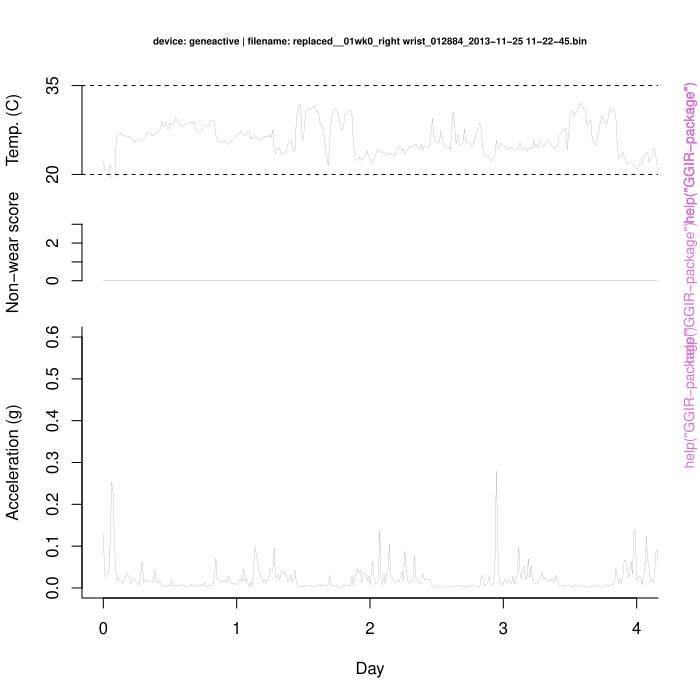

Here is the R script that generated this plot:
pkgname <- "GGIR"
source(file.path(R.home("share"), "R", "examples-header.R"))
options(warn = 1)
base::assign(".ExTimings", "GGIR-Ex.timings", pos = 'CheckExEnv')
base::cat("name\tuser\tsystem\telapsed\n", file=base::get(".ExTimings", pos = 'CheckExEnv'))
base::assign(".format_ptime",
function(x) {
  if(!is.na(x[4L])) x[1L] <- x[1L] + x[4L]
  if(!is.na(x[5L])) x[2L] <- x[2L] + x[5L]
  options(OutDec = '.')
  format(x[1L:3L], digits = 7L)
},
pos = 'CheckExEnv')

### * </HEADER>
library('GGIR')

base::assign(".oldSearch", base::search(), pos = 'CheckExEnv')
cleanEx()
nameEx("GGIR-package")
### * GGIR-package

flush(stderr()); flush(stdout())

base::assign(".ptime", proc.time(), pos = "CheckExEnv")
### Name: GGIR-package
### Title: A package to process multi-day raw accelerometer data
### Aliases: GGIR-package GGIR

### ** Examples

## Not run: 
##D   #inspect file:
##D   I = g.inspectfile(datafile)
##D   
##D   #autocalibration:
##D   C = g.calibrate(datafile)
##D   
##D   #get meta-data:
##D   M = g.getmeta(datafile)
## End(Not run)
data(data.getmeta)
data(data.inspectfile)
data(data.calibrate)

#impute meta-data:
IMP = g.impute(M = data.getmeta, I = data.inspectfile)
#analyse and produce summary:
A = g.analyse(I = data.inspectfile, C = data.calibrate, M = data.getmeta, IMP)
#plot data
g.plot(IMP, M = data.getmeta, I = data.inspectfile, durplot=4)



base::assign(".dptime", (proc.time() - get(".ptime", pos = "CheckExEnv")), pos = "CheckExEnv")
base::cat("GGIR-package", base::get(".format_ptime", pos = 'CheckExEnv')(get(".dptime", pos = "CheckExEnv")), "\n", file=base::get(".ExTimings", pos = 'CheckExEnv'), append=TRUE, sep="\t")
cleanEx()
nameEx("data.calibrate")
### * data.calibrate

flush(stderr()); flush(stdout())

base::assign(".ptime", proc.time(), pos = "CheckExEnv")
### Name: data.calibrate
### Title: Example output from g.calibrate
### Aliases: data.calibrate
### Keywords: datasets

### ** Examples

data(data.calibrate)



base::assign(".dptime", (proc.time() - get(".ptime", pos = "CheckExEnv")), pos = "CheckExEnv")
base::cat("data.calibrate", base::get(".format_ptime", pos = 'CheckExEnv')(get(".dptime", pos = "CheckExEnv")), "\n", file=base::get(".ExTimings", pos = 'CheckExEnv'), append=TRUE, sep="\t")
cleanEx()
nameEx("data.getmeta")
### * data.getmeta

flush(stderr()); flush(stdout())

base::assign(".ptime", proc.time(), pos = "CheckExEnv")
### Name: data.getmeta
### Title: Example output from g.getmeta
### Aliases: data.getmeta
### Keywords: datasets

### ** Examples

data(data.getmeta)



base::assign(".dptime", (proc.time() - get(".ptime", pos = "CheckExEnv")), pos = "CheckExEnv")
base::cat("data.getmeta", base::get(".format_ptime", pos = 'CheckExEnv')(get(".dptime", pos = "CheckExEnv")), "\n", file=base::get(".ExTimings", pos = 'CheckExEnv'), append=TRUE, sep="\t")
cleanEx()
nameEx("data.inspectfile")
### * data.inspectfile

flush(stderr()); flush(stdout())

base::assign(".ptime", proc.time(), pos = "CheckExEnv")
### Name: data.inspectfile
### Title: Example output from g.inspectfile
### Aliases: data.inspectfile
### Keywords: datasets

### ** Examples

data(data.inspectfile)



base::assign(".dptime", (proc.time() - get(".ptime", pos = "CheckExEnv")), pos = "CheckExEnv")
base::cat("data.inspectfile", base::get(".format_ptime", pos = 'CheckExEnv')(get(".dptime", pos = "CheckExEnv")), "\n", file=base::get(".ExTimings", pos = 'CheckExEnv'), append=TRUE, sep="\t")
cleanEx()
nameEx("g.analyse")
### * g.analyse

flush(stderr()); flush(stdout())

base::assign(".ptime", proc.time(), pos = "CheckExEnv")
### Name: g.analyse
### Title: function to analsyse meta-data generated by g.getmeta and
###   g.impute
### Aliases: g.analyse

### ** Examples

data(data.getmeta)
data(data.inspectfile)
data(data.calibrate)
## Not run: 
##D   #inspect file:
##D   I = g.inspectfile(datafile)
##D   
##D   #autocalibration:
##D   C = g.calibrate(datafile) 
##D   
##D   #get meta-data:
##D   M = g.getmeta(datafile, desiredtz = "Europe/London", windowsizes = c(5, 900, 3600),
##D   daylimit = FALSE, offset = c(0, 0, 0), scale = c(1, 1, 1), tempoffset = c(0, 0, 0))
## End(Not run)


#impute meta-data:
IMP = g.impute(M = data.getmeta, I = data.inspectfile)

#analyse and produce summary:
A = g.analyse(I = data.inspectfile, C = data.calibrate, M = data.getmeta, IMP)




base::assign(".dptime", (proc.time() - get(".ptime", pos = "CheckExEnv")), pos = "CheckExEnv")
base::cat("g.analyse", base::get(".format_ptime", pos = 'CheckExEnv')(get(".dptime", pos = "CheckExEnv")), "\n", file=base::get(".ExTimings", pos = 'CheckExEnv'), append=TRUE, sep="\t")
cleanEx()
nameEx("g.calibrate")
### * g.calibrate

flush(stderr()); flush(stdout())

base::assign(".ptime", proc.time(), pos = "CheckExEnv")
### Name: g.calibrate
### Title: function to estimate calibration error and make recommendation
###   for addressing it
### Aliases: g.calibrate

### ** Examples

## Not run: 
##D datafile = "C:/myfolder/testfile.bin"
##D 
##D #Apply autocalibration:
##D C = g.calibrate(datafile)
##D print(C$scale)
##D print(C$offset)
## End(Not run)



base::assign(".dptime", (proc.time() - get(".ptime", pos = "CheckExEnv")), pos = "CheckExEnv")
base::cat("g.calibrate", base::get(".format_ptime", pos = 'CheckExEnv')(get(".dptime", pos = "CheckExEnv")), "\n", file=base::get(".ExTimings", pos = 'CheckExEnv'), append=TRUE, sep="\t")
cleanEx()
nameEx("g.getbout")
### * g.getbout

flush(stderr()); flush(stdout())

base::assign(".ptime", proc.time(), pos = "CheckExEnv")
### Name: g.getbout
### Title: function to calculate bouts from vector of binary classes
### Aliases: g.getbout

### ** Examples

y = g.getbout(x=round(runif(1000,0.4,1)),boutduration = 120,boutcriter=0.9,
    closedbout=FALSE,bout.metric=3,ws3=5)



base::assign(".dptime", (proc.time() - get(".ptime", pos = "CheckExEnv")), pos = "CheckExEnv")
base::cat("g.getbout", base::get(".format_ptime", pos = 'CheckExEnv')(get(".dptime", pos = "CheckExEnv")), "\n", file=base::get(".ExTimings", pos = 'CheckExEnv'), append=TRUE, sep="\t")
cleanEx()
nameEx("g.getmeta")
### * g.getmeta

flush(stderr()); flush(stdout())

base::assign(".ptime", proc.time(), pos = "CheckExEnv")
### Name: g.getmeta
### Title: function to extract meta-data (features) from data in
###   accelerometer file
### Aliases: g.getmeta

### ** Examples

## Not run: 
##D datafile = "C:/myfolder/testfile.bin"
##D 
##D #Extract meta-data:
##D M = g.getmeta(datafile)
##D 
##D #Inspect first couple of rows of long epoch length meta data:
##D print(M$metalong[1:5,])
##D 
##D #Inspect first couple of rows of short epoch length meta data:
##D print(M$metalong[1:5,])
## End(Not run)



base::assign(".dptime", (proc.time() - get(".ptime", pos = "CheckExEnv")), pos = "CheckExEnv")
base::cat("g.getmeta", base::get(".format_ptime", pos = 'CheckExEnv')(get(".dptime", pos = "CheckExEnv")), "\n", file=base::get(".ExTimings", pos = 'CheckExEnv'), append=TRUE, sep="\t")
cleanEx()
nameEx("g.impute")
### * g.impute

flush(stderr()); flush(stdout())

base::assign(".ptime", proc.time(), pos = "CheckExEnv")
### Name: g.impute
### Title: function to identify invalid periods in the meta-data as
###   generated by g.getmeta and to impute these invalid periods with the
###   average of similar timepoints on other days of the measurement
### Aliases: g.impute

### ** Examples

## Not run: 
##D   #inspect file:
##D   I = g.inspectfile(datafile)
##D   
##D   #autocalibration:
##D   C = g.calibrate(datafile) 
##D   
##D   #get meta-data:
##D   M = g.getmeta(datafile)
## End(Not run)

data(data.getmeta)
data(data.inspectfile)

#impute meta-data:
IMP = g.impute(M=data.getmeta, I=data.inspectfile)




base::assign(".dptime", (proc.time() - get(".ptime", pos = "CheckExEnv")), pos = "CheckExEnv")
base::cat("g.impute", base::get(".format_ptime", pos = 'CheckExEnv')(get(".dptime", pos = "CheckExEnv")), "\n", file=base::get(".ExTimings", pos = 'CheckExEnv'), append=TRUE, sep="\t")
cleanEx()
nameEx("g.part1")
### * g.part1

flush(stderr()); flush(stdout())

base::assign(".ptime", proc.time(), pos = "CheckExEnv")
### Name: g.part1
### Title: function to load and pre-process acceleration files
### Aliases: g.part1

### ** Examples

## Not run: 
##D datafile = "C:/myfolder/mydata"
##D outputdir = "C:/myresults"
##D g.part1(datadir,outputdir)
## End(Not run)



base::assign(".dptime", (proc.time() - get(".ptime", pos = "CheckExEnv")), pos = "CheckExEnv")
base::cat("g.part1", base::get(".format_ptime", pos = 'CheckExEnv')(get(".dptime", pos = "CheckExEnv")), "\n", file=base::get(".ExTimings", pos = 'CheckExEnv'), append=TRUE, sep="\t")
cleanEx()
nameEx("g.part2")
### * g.part2

flush(stderr()); flush(stdout())

base::assign(".ptime", proc.time(), pos = "CheckExEnv")
### Name: g.part2
### Title: function to analyse and summarize pre-processed output from
###   g.part1
### Aliases: g.part2

### ** Examples

## Not run: 
##D metadatadir = "C:/myresults/output_mystudy"
##D g.part2(metadatadir)
## End(Not run)



base::assign(".dptime", (proc.time() - get(".ptime", pos = "CheckExEnv")), pos = "CheckExEnv")
base::cat("g.part2", base::get(".format_ptime", pos = 'CheckExEnv')(get(".dptime", pos = "CheckExEnv")), "\n", file=base::get(".ExTimings", pos = 'CheckExEnv'), append=TRUE, sep="\t")
cleanEx()
nameEx("g.part3")
### * g.part3

flush(stderr()); flush(stdout())

base::assign(".ptime", proc.time(), pos = "CheckExEnv")
### Name: g.part3
### Title: Detection of sustained inactivity periods as needed for sleep
###   detection in g.part4.
### Aliases: g.part3

### ** Examples

## Not run: 
##D metadatadir = "C:/myfolder/meta" # assumes that there is a subfolder in
##D # metadatadir named 'basic' containing the output from g.part1
##D g.part3(metadatadir=metadatadir,anglethreshold=5,timethreshold=5,overwrite=FALSE)
## End(Not run)



base::assign(".dptime", (proc.time() - get(".ptime", pos = "CheckExEnv")), pos = "CheckExEnv")
base::cat("g.part3", base::get(".format_ptime", pos = 'CheckExEnv')(get(".dptime", pos = "CheckExEnv")), "\n", file=base::get(".ExTimings", pos = 'CheckExEnv'), append=TRUE, sep="\t")
cleanEx()
nameEx("g.part4")
### * g.part4

flush(stderr()); flush(stdout())

base::assign(".ptime", proc.time(), pos = "CheckExEnv")
### Name: g.part4
### Title: Labels detected sustained inactivity periods by g.part3 as
###   either nocturnal sleep or daytime sustained inactivity
### Aliases: g.part4

### ** Examples

## Not run: 
##D metadatadir = "C:/myfolder/meta" # assumes that there is a subfolder in
##D # metadatadir named 'ms3.out' containing the output from g.part3
##D g.part4(metadatadir=metadatadir)
## End(Not run)



base::assign(".dptime", (proc.time() - get(".ptime", pos = "CheckExEnv")), pos = "CheckExEnv")
base::cat("g.part4", base::get(".format_ptime", pos = 'CheckExEnv')(get(".dptime", pos = "CheckExEnv")), "\n", file=base::get(".ExTimings", pos = 'CheckExEnv'), append=TRUE, sep="\t")
cleanEx()
nameEx("g.plot")
### * g.plot

flush(stderr()); flush(stdout())

base::assign(".ptime", proc.time(), pos = "CheckExEnv")
### Name: g.plot
### Title: function to generate a plot for quality check purposes
### Aliases: g.plot

### ** Examples

## Not run: 
##D   #inspect file:
##D   I = g.inspectfile(datafile)
##D   
##D   #autocalibration:
##D   C = g.calibrate(datafile) 
##D   
##D   #get meta-data:
##D   M = g.getmeta(datafile)
## End(Not run)
data(data.getmeta)
data(data.inspectfile)

#impute meta-data:
IMP = g.impute(M = data.getmeta, I = data.inspectfile, strategy = 1,
hrs.del.start = 0, hrs.del.end = 0, maxdur = 0)

#plot data
g.plot(IMP, M = data.getmeta, I = data.inspectfile, durplot=4)



base::assign(".dptime", (proc.time() - get(".ptime", pos = "CheckExEnv")), pos = "CheckExEnv")
base::cat("g.plot", base::get(".format_ptime", pos = 'CheckExEnv')(get(".dptime", pos = "CheckExEnv")), "\n", file=base::get(".ExTimings", pos = 'CheckExEnv'), append=TRUE, sep="\t")
cleanEx()
nameEx("g.shell.GGIR")
### * g.shell.GGIR

flush(stderr()); flush(stdout())

base::assign(".ptime", proc.time(), pos = "CheckExEnv")
### Name: g.shell.GGIR
### Title: Shell function for analysing a accelerometer dataset.
### Aliases: g.shell.GGIR

### ** Examples

## Not run: 
##D mode= c(1,2,3,4)
##D datadir= "C:/myfolder/mydata"
##D outputdir= "C:/myresults"
##D studyname="test"
##D f0 = 1 
##D f1 = 2
##D g.shell.GGIR(#-------------------------------
##D              # General parameters
##D              #-------------------------------
##D              mode=mode, 
##D              datadir=datadir, 
##D              outputdir=outputdir, 
##D              studyname=studyname, 
##D              f0=f0, 
##D              f1=f1, 
##D              overwrite = FALSE, 
##D              do.imp=TRUE,
##D              idloc=1, 
##D              print.filename=FALSE,
##D              storefolderstructure = FALSE,
##D              #-------------------------------
##D              # Part 1 parameters:
##D              #-------------------------------
##D              windowsizes = c(5,900,3600),
##D              do.cal=TRUE, 
##D              do.enmo = TRUE,
##D              do.anglez=TRUE,
##D              chunksize=1,
##D              printsummary=TRUE,
##D              #-------------------------------
##D              # Part 2 parameters:
##D              #-------------------------------
##D              strategy = 1,
##D              ndayswindow=7,
##D              hrs.del.start = 1,
##D              hrs.del.end = 1, 
##D              maxdur = 9,
##D              includedaycrit = 16, 
##D              L5M5window = c(0,24),
##D              M5L5res = 10,
##D              winhr = c(5,10),
##D              qlevels = c(c(1380/1440),c(1410/1440)),
##D              qwindow=c(0,24), 
##D              ilevels = c(seq(0,400,by=50),8000), 
##D              mvpathreshold =c(100,120),
##D              #-------------------------------
##D              # Part 3 parameters:
##D              #-------------------------------
##D              timethreshold= c(5,10),
##D              anglethreshold=5,
##D              ignorenonwear = TRUE,
##D              #-------------------------------
##D              # Part 4 parameters:
##D              #-------------------------------
##D              excludefirstlast = TRUE,
##D              includenightcrit = 16,
##D              def.noc.sleep = c(),
##D              loglocation= "D:/sleeplog.csv",
##D              outliers.only = FALSE,
##D              criterror = 4,
##D              relyonsleeplog = FALSE,
##D              sleeplogidnum = TRUE,
##D              colid=1, 
##D              coln1=2, 
##D              do.visual = TRUE,
##D              nnights = 9,
##D              #-----------------------------------
##D              # Report generation
##D              #-------------------------------
##D              do.report=c(2,4))
## End(Not run)



base::assign(".dptime", (proc.time() - get(".ptime", pos = "CheckExEnv")), pos = "CheckExEnv")
base::cat("g.shell.GGIR", base::get(".format_ptime", pos = 'CheckExEnv')(get(".dptime", pos = "CheckExEnv")), "\n", file=base::get(".ExTimings", pos = 'CheckExEnv'), append=TRUE, sep="\t")
### * <FOOTER>
###
options(digits = 7L)
base::cat("Time elapsed: ", proc.time() - base::get("ptime", pos = 'CheckExEnv'),"\n")
grDevices::dev.off()
###
### Local variables: ***
### mode: outline-minor ***
### outline-regexp: "\\(> \\)?### [*]+" ***
### End: ***
quit('no')
